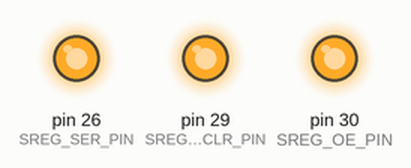
Simulated run of this sketch. Board: Arduino Mega 2560, built with avr-gcc and run on an emulated ATmega2560. Parts: output pins drawn as LEDs (lit = HIGH). Pins used as bus, display or sensor lines are not drawn.

Above: at 0.5 s.
At 3.5 s:
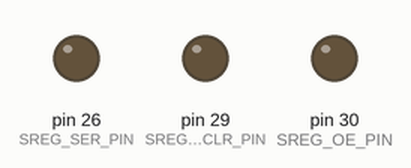
Timing chart, 0 to 4.6 s (numbered marks = the images above):
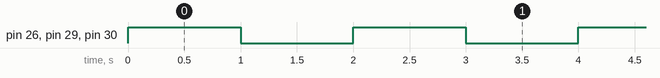

Measured:
- by itself, pin 26 (SREG_SER_PIN), pin 29 (SREG_SRCLR_PIN), pin 30 (SREG_OE_PIN): alternates HIGH for 1.0 s and LOW for 1.0 s

The sketch:

sreg_debug.ino
```cpp
int SREG_SER_PIN =      26; // on the arduino digital pins
int SREG_RCLK_PIN =     27; // on the arduino digital pins
int SREG_SRCLK_PIN =    28; // on the arduino digital pins
int SREG_SRCLR_PIN =    29; // on the arduino digital pins
int SREG_OE_PIN =       30; // on the arduino digital pins

void setup() {
  pinMode(SREG_SER_PIN, OUTPUT);
  pinMode(SREG_RCLK_PIN, OUTPUT);
  pinMode(SREG_SRCLK_PIN, OUTPUT);
  pinMode(SREG_SRCLR_PIN, OUTPUT);
  pinMode(SREG_OE_PIN, OUTPUT);

}

void loop() {

  digitalWrite(SREG_SER_PIN, HIGH);
  digitalWrite(SREG_RCLK_PIN, HIGH);
  digitalWrite(SREG_SRCLK_PIN, HIGH);
  digitalWrite(SREG_SRCLR_PIN, HIGH);
  digitalWrite(SREG_OE_PIN, HIGH);

  delay(1000);

  digitalWrite(SREG_SER_PIN, LOW);
  digitalWrite(SREG_RCLK_PIN, LOW);
  digitalWrite(SREG_SRCLK_PIN, LOW);
  digitalWrite(SREG_SRCLR_PIN, LOW);
  digitalWrite(SREG_OE_PIN, LOW);

  delay(1000);

}
```
